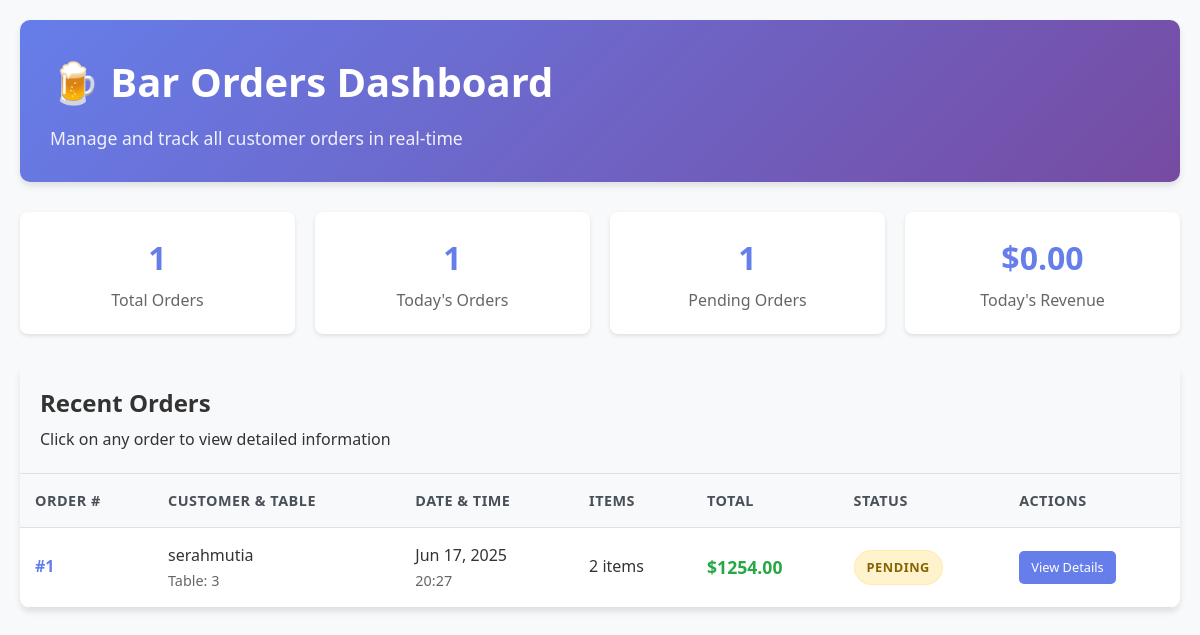
Screenshot of /orders/ with the database file from the repository.
### orders/models.py (models this page shows, shortened)
class Order(models.Model):
    ORDER_STATUS = [
        ('pending', 'Pending'),
        ('confirmed', 'Confirmed'),
        ('preparing', 'Preparing'),
        ('ready', 'Ready'),
        ('delivered', 'Delivered'),
        ('cancelled', 'Cancelled'),
    ]
    customer_name = models.CharField(max_length=100)
    customer_phone = models.CharField(max_length=15)
    customer_email = models.EmailField()
    table_number = models.IntegerField(null=True, blank=True)
    status = models.CharField(max_length=20, choices=ORDER_STATUS, default='pending')
    total_amount = models.DecimalField(max_digits=10, decimal_places=2, default=0)
    created_at = models.DateTimeField(auto_now_add=True)
    updated_at = models.DateTimeField(auto_now=True)
    notes = models.TextField(blank=True)
    user = models.ForeignKey(User, on_delete=models.SET_NULL, null=True, blank=True)
    class Meta:
        ordering = ['-created_at']

### orders/views.py (the view)
# urls.py: path('', views.order_list, name='order_list'),
def order_list(request):
    orders = Order.objects.all().order_by('-created_at')
    paginator = Paginator(orders, 20)
    page_number = request.GET.get('page')
    page_obj = paginator.get_page(page_number)
    context = {
        'orders': orders,
        'page_obj': page_obj
    }
    return render(request, 'orders/order_list.html', context)

### templates/orders/order_list.html (shortened to what this page needs)
<!DOCTYPE html>
<html lang="en">
<head>
</head>
<body>
    <div class="container">
        <div class="header">
            <h1>🍺 Bar Orders Dashboard</h1>
            <p>Manage and track all customer orders in real-time</p>
        </div>
        <div class="stats">
            <div class="stat-card">
                <div class="stat-number">{{ orders.count }}</div>
                <div class="stat-label">Total Orders</div>
            </div>
            <div class="stat-card">
                <div class="stat-number">{{ orders|length }}</div>
                <div class="stat-label">Today's Orders</div>
            </div>
            <div class="stat-card">
                <div class="stat-number">
                    {% with pending_orders=orders|dictsort:"status"|slice:":5" %}
                        {{ pending_orders|length }}
                    {% endwith %}
                </div>
                <div class="stat-label">Pending Orders</div>
            </div>
            <div class="stat-card">
                <div class="stat-number">$0.00</div>
                <div class="stat-label">Today's Revenue</div>
            </div>
        </div>
        <div class="orders-section">
            <div class="section-header">
                <h2>Recent Orders</h2>
                <p>Click on any order to view detailed information</p>
            </div>
            <div class="orders-table">
                <table>
                    <thead>
                        <tr>
                            <th>Order #</th>
                            <th>Customer & Table</th>
                            <th>Date & Time</th>
                            <th>Items</th>
                            <th>Total</th>
                            <th>Status</th>
                            <th>Actions</th>
                        </tr>
                    </thead>
                    <tbody>
                        {% for order in orders %}
                        <tr>
                            <td>
                                <span class="order-id">#{{ order.id }}</span>
                            </td>
                            <td>
                                <div class="customer-info">
                                    <span class="customer-name">
                                        {{ order.customer_name|default:"Walk-in Customer" }}
                                    </span>
                                    <span class="customer-table">
                                        Table: {{ order.table_number|default:"N/A" }}
                                    </span>
                                </div>
                            </td>
                            <td>
                                <div>{{ order.created_at|date:"M d, Y" }}</div>
                                <div style="font-size: 0.9em; color: #666;">
                                    {{ order.created_at|time:"H:i" }}
                                </div>
                            </td>
                            <td>
                                {% if order.items.all %}
                                    {{ order.items.count }} item{{ order.items.count|pluralize }}
                                {% else %}
                                    No items
                                {% endif %}
                            </td>
                            <td>
                                <span class="order-total">
                                    ${{ order.total_amount|default:"0.00" }}
                                </span>
                            </td>
                            <td>
                                <span class="status status-{{ order.status|lower|default:'pending' }}">
                                    {{ order.get_status_display|default:order.status|default:"Pending"|capfirst }}
                                </span>
                            </td>
                            <td>
                                <div class="actions">
                                    <a href="{% url 'orders:order_detail' order.pk %}" class="btn btn-sm">
                                        View Details
                                    </a>
                                </div>
                            </td>
                        </tr>
                        {% endfor %}
                    </tbody>
                </table>
            </div>
        </div>
    </div>
</body>
</html>

### templates/orders/order_list.html (style rules this page uses)
* { margin: 0; padding: 0; box-sizing: border-box; }
body { font-family: 'Segoe UI', Tahoma, Geneva, Verdana, sans-serif; background-color: #f8f9fa; color: #333; line-height: 1.6; }
.container { max-width: 1200px; margin: 0 auto; padding: 20px; }
.header { background: linear-gradient(135deg, #667eea 0%, #764ba2 100%); color: white; padding: 30px; border-radius: 10px; margin-bottom: 30px; box-shadow: 0 4px 6px rgba(0, 0, 0, 0.1); }
.header h1 { font-size: 2.5em; margin-bottom: 10px; }
.header p { font-size: 1.1em; opacity: 0.9; }
.stats { display: grid; grid-template-columns: repeat(auto-fit, minmax(200px, 1fr)); gap: 20px; margin-bottom: 30px; }
.stat-card { background: white; padding: 20px; border-radius: 8px; box-shadow: 0 2px 4px rgba(0, 0, 0, 0.1); text-align: center; }
.stat-number { font-size: 2em; font-weight: bold; color: #667eea; }
.stat-label { color: #666; margin-top: 5px; }
.orders-section { background: white; border-radius: 10px; box-shadow: 0 4px 6px rgba(0, 0, 0, 0.1); overflow: hidden; }
.section-header { background: #f8f9fa; padding: 20px; border-bottom: 1px solid #dee2e6; }
.section-header h2 { color: #333; margin-bottom: 5px; }
.orders-table { overflow-x: auto; }
table { width: 100%; border-collapse: collapse; }
th, td { padding: 15px; text-align: left; border-bottom: 1px solid #dee2e6; }
th { background-color: #f8f9fa; font-weight: 600; color: #495057; font-size: 0.9em; text-transform: uppercase; letter-spacing: 0.5px; }
.order-id { font-weight: bold; color: #667eea; }
.customer-info { display: flex; flex-direction: column; }
.customer-name { font-weight: 500; }
.customer-table { font-size: 0.9em; color: #666; }
.order-total { font-weight: bold; font-size: 1.1em; color: #28a745; }
.status { display: inline-block; padding: 6px 12px; border-radius: 20px; font-size: 0.8em; font-weight: bold; text-transform: uppercase; letter-spacing: 0.5px; }
.status-pending { background-color: #fff3cd; color: #856404; border: 1px solid #ffeaa7; }
.btn { display: inline-block; padding: 8px 16px; background-color: #667eea; color: white; text-decoration: none; border-radius: 5px; font-size: 0.9em; font-weight: 500; transition: all 0.3s ease; }
.btn-sm { padding: 6px 12px; font-size: 0.8em; }
.actions { display: flex; gap: 8px; }

### rows the page displays
Order: id "1", customer_name "serahmutia", table_number "3", created_at "Jun 17, 2025", created_at "20:27", items.count "2", total_amount "1254.00", status "PENDING"

### other values shown
{{ orders.count }} "1"
{{ orders|length }} "1"
{{ pending_orders|length }} "1"
